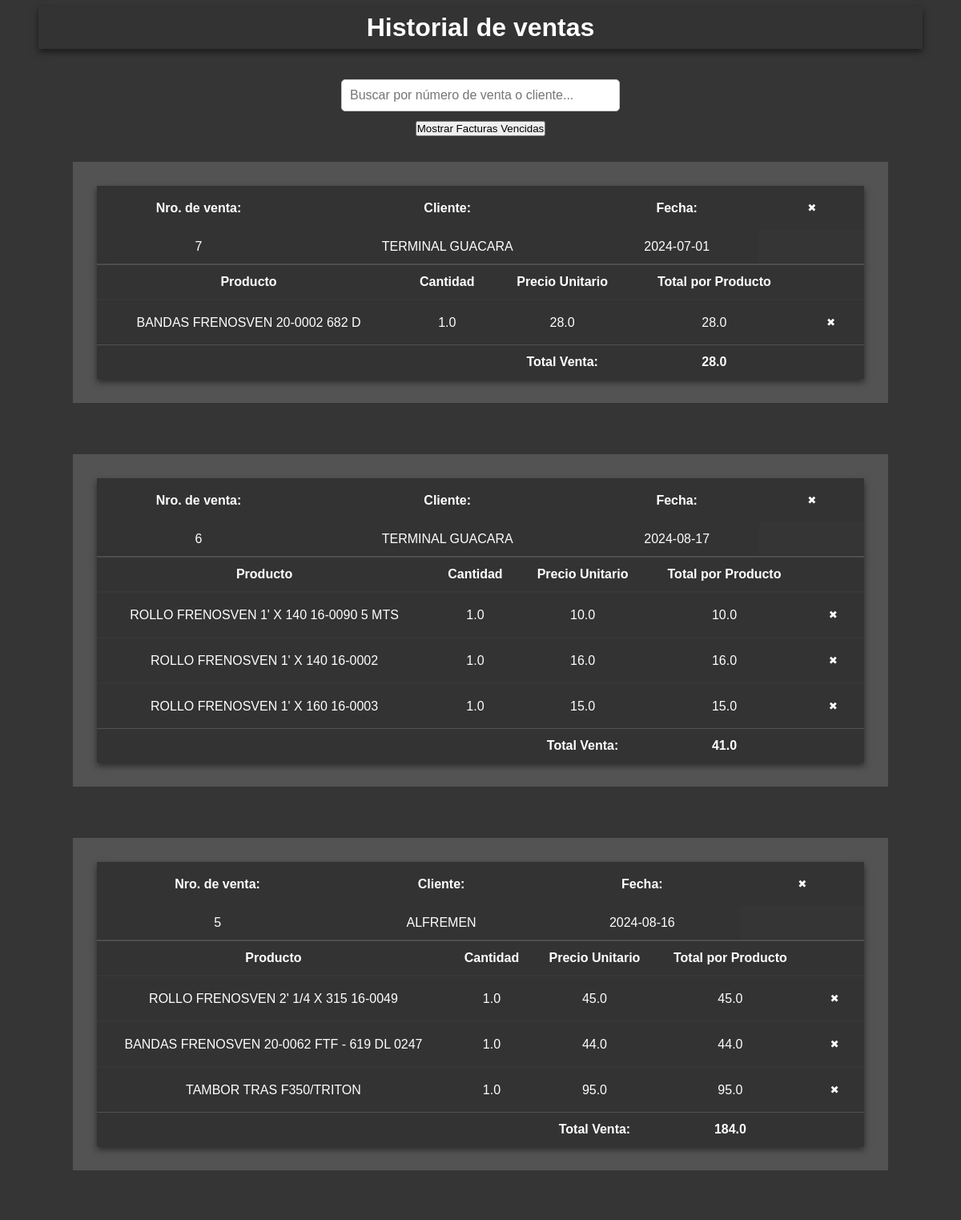
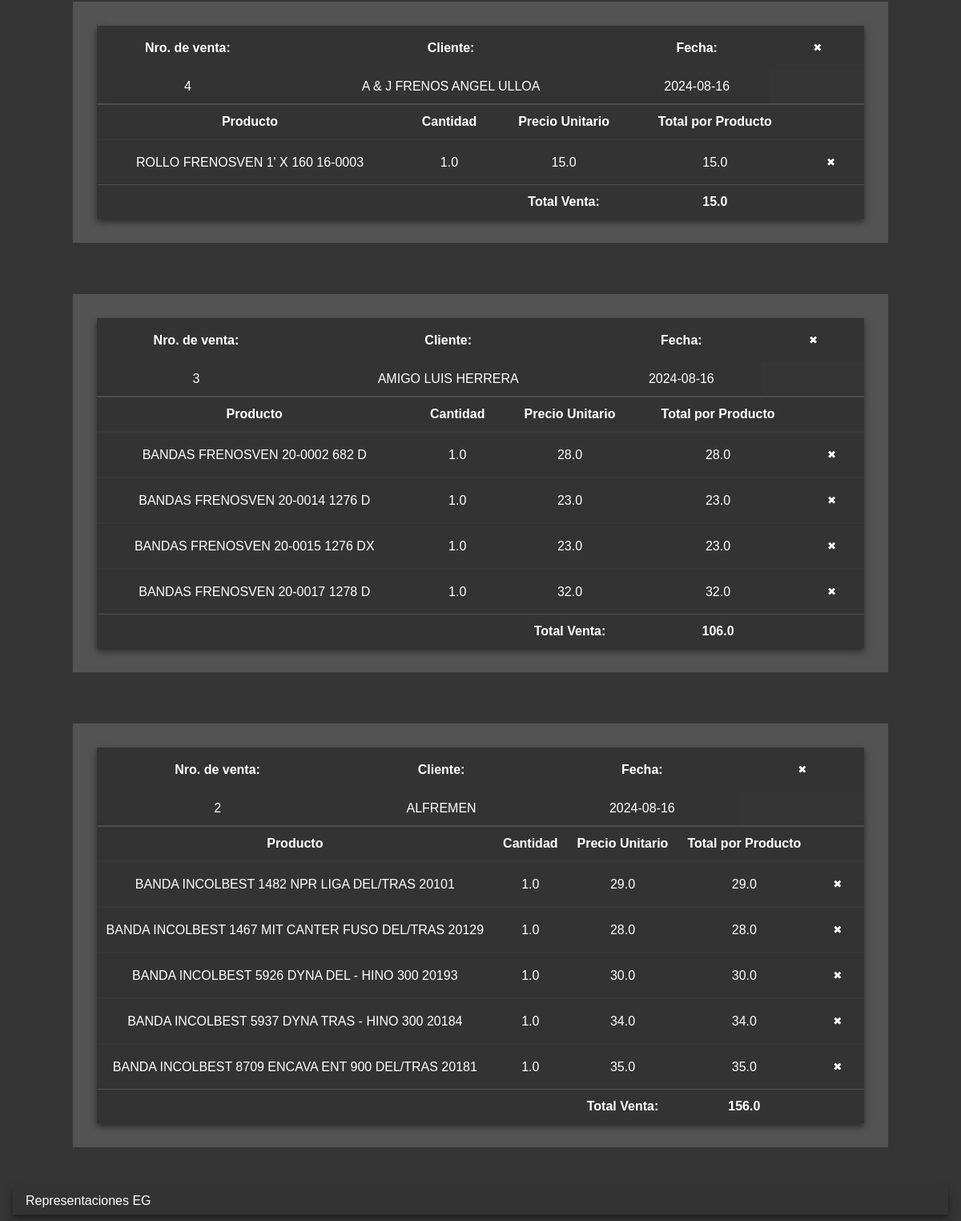
Page /historial_ventas/historial_ventas on the committed database (2 pictures, top to bottom).
### tables this page shows
CREATE TABLE Facturas (
    id INTEGER PRIMARY KEY AUTOINCREMENT,
    numero_venta INTEGER UNIQUE,
    cliente_id INTEGER,
    monto_total REAL,
    fecha_emision DATE,
    fecha_vencimiento DATE,
    estado TEXT DEFAULT 'pendiente',
    FOREIGN KEY (numero_venta) REFERENCES Ventas(numero_venta)
);

CREATE TABLE Ventas (
    id INTEGER PRIMARY KEY AUTOINCREMENT,
    numero_venta INTEGER,
    cliente TEXT,
    producto TEXT,
    cantidad INTEGER,
    precio REAL,
    costo REAL,
    fecha DATE,
    FOREIGN KEY (cliente) REFERENCES "clientes_antiguo"(nombre_cliente)
);

### routes/ventas/subfunciones/historial_ventas.py (the view)
@historial_ventas_bp.route('/historial_ventas')
def historial_ventas():
    db = get_db()
    cursor = db.execute('''SELECT v.id, v.numero_venta, v.cliente, v.fecha, v.producto, v.cantidad, v.precio, f.fecha_vencimiento
                        FROM Ventas v
                        JOIN Facturas f ON v.numero_venta = f.numero_venta
                        ORDER BY v.numero_venta''')
    ventas = cursor.fetchall()
    ventas_agrupadas = []
    current_numero_venta = None
    venta_actual = None
    for venta in ventas:
        if venta['numero_venta'] != current_numero_venta:
            if venta_actual:
                total_venta = sum(producto['cantidad'] * producto['precio'] for producto in venta_actual['productos'])
                venta_actual['total_venta'] = total_venta
                ventas_agrupadas.append(venta_actual)
            venta_actual = {
                'numero_venta': venta['numero_venta'],
                'cliente': venta['cliente'],
                'fecha': venta['fecha'],
                'productos': [],
                'fecha_vencimiento': venta['fecha_vencimiento']
            }
            current_numero_venta = venta['numero_venta']
        try:
            cantidad = float(venta['cantidad']) if venta['cantidad'] else 0.0
        except ValueError:
            cantidad = 0.0
        try:
            precio = float(venta['precio']) if venta['precio'] else 0.0
        except ValueError:
            precio = 0.0
        venta_actual['productos'].append({
            'id': venta['id'],
            'producto': venta['producto'],
            'cantidad': cantidad,  # Convertir a float
            'precio': precio  # Convertir a float
        })
    if venta_actual:
        total_venta = sum(float(producto['cantidad']) * float(producto['precio']) for producto in venta_actual['productos'])
        venta_actual['total_venta'] = total_venta
        ventas_agrupadas.append(venta_actual)
    return render_template('/ventas/historial_ventas.html', ventas=ventas_agrupadas)

### app.py (called while the page is built)
def create_app():
    app = Flask(__name__, template_folder='templates')
    app.config['SECRET_KEY'] = cargar_clave_secreta()
    @app.before_request
    def before_request():
        g.db = get_db()
    @app.teardown_appcontext
    def teardown_appcontext(error):
        close_db(error)
    @app.route('/')
    def index():
        return render_template('index.html')
    app.register_blueprint(ventas_bp)
    app.register_blueprint(compras_bp)
    app.register_blueprint(clientes_bp)
    app.register_blueprint(inventario_bp)
    return app

### routes/database.py (called while the page is built)
def get_db():
    if 'db' not in g:
        g.db = sqlite3.connect(DATABASE)
        g.db.row_factory = sqlite3.Row
    return g.db

### templates/ventas/historial_ventas.html (shortened to what this page needs)
<!DOCTYPE html>
<html lang="en">
<head>
    <link rel="stylesheet" href="//code.jquery.com/ui/1.12.1/themes/base/jquery-ui.css">
    <link rel="stylesheet" href="/static/css/global/style.css">
</head>
<body>
    <header>
        <h1>Historial de ventas</h1>
    </header>
    <main>
        <input type="text" id="buscador" placeholder="Buscar por número de venta o cliente...">
        <button id="mostrar_facturas_vencidas">Mostrar Facturas Vencidas</button>
        <div class="contenedor-ventas">
            {% for venta in ventas | reverse%}
            <section class="contenedor">
                    <table class="info-cliente">
                        <thead>
                            <tr>
                                <th><strong>Nro. de venta:</strong></th>
                                <th><strong>Cliente:</strong></th>
                                <th><strong>Fecha:</strong></th>
                                <th><button class="eliminar-venta" title="Eliminar Venta" data-venta-id="{{ venta.numero_venta }}">&#x2716;</button></th>
                            </tr>
                        </thead>
                        <tbody>
                            <td>{{ venta.numero_venta }}</td>
                            <td>{{ venta.cliente }}</td>
                            <td>{{ venta.fecha }}</td>
                        </tbody>
                    </table>
                    <table class="info-productos">
                        <thead>
                            <tr class="info-productos-head">
                                <th>Producto</th>
                                <th>Cantidad</th>
                                <th>Precio Unitario</th>
                                <th>Total por Producto</th>
                                <th></th>
                            </tr>
                        </thead>
                        <tbody>
                            {% for producto in venta.productos %}
                            <tr class="info-productos-body">
                                <td>{{ producto.producto }}</td>
                                <td>{{ producto.cantidad }}</td>
                                <td>{{ producto.precio }}</td>
                                <td>{{ producto.cantidad * producto.precio }}</td>
                                <td>
                                    <button class="eliminar-producto" title="Eliminar Producto" data-venta-id="{{ venta.numero_venta }}" data-producto-id="{{ producto.id }}">&#x2716;</button>
                                </td>
                            </tr>
                            {% endfor %}
                        </tbody>
                        <tfoot>
                            <tr class="total-venta-row">
                                <td></td>
                                <td></td>
                                <td><strong>Total Venta:</strong></td>
                                <td><strong>{{ venta.total_venta }}</strong></td>
                                <td></td>
                            </tr>
                        </tfoot>
                    </table>
            </section>
            {% endfor %}
        </div>
    </main>
    <footer>
        <span>Representaciones EG</span>
    </footer>
</body>
</html>

### static/css/global/style.css (style rules this page uses)
* { margin: 0; padding: 0; box-sizing: border-box; }
body { font-family: Arial, sans-serif; margin: 0; padding: 0; display: flex; flex-direction: column; min-height: 100vh; background-color: rgba(51, 51, 51, 0.99) }
header { padding: 0.5rem 10rem; margin: 0.5rem 3rem; background-color: #333; color: white; text-align: center; font-size: 1rem; box-shadow: 0 4px 8px rgba(0, 0, 0, 0.5); }
main { flex: 1; display: flex; flex-direction: column; justify-content: center; align-items: center; padding: 10px 20px; }
footer { padding: 0.5rem 1rem; margin: 0.5rem 1rem; background-color: #333; color: white; text-align: left; box-shadow: 0 4px 8px rgba(0, 0, 0, 0.5); }

### static/css/components/formularios.css (style rules this page uses)
input[type="text"], input[type="date"] { width: 100%; padding: 0.5rem; margin-bottom: 0.75rem; border: 1px solid #ccc; border-radius: 5px; }

### static/css/components/tablas.css (style rules this page uses)
table { width: 100%; border-collapse: collapse; box-shadow: 0 4px 8px rgba(0, 0, 0, 0.5); }
table th, table td { color: white; background-color: #333 ; padding: 0.75rem; text-align: center; }
table th { background-color: #333; }
table td button, table th button { background-color: #333; color: white; border: none; padding: 0.5rem 1rem; cursor: pointer; border-radius: 5px; }

### static/css/layouts/botones.css (style rules this page uses)
button { transition: transform 0.3s, box-shadow 0.3s, background-color 0.6s; }

### static/css/sections/ventas/historial_ventas.css (style rules this page uses)
#buscador { width: 30%; padding: 10px; margin-top: 20px; font-size: 16px; border: 1px solid #ccc; border-radius: 5px; }
.contenedor-ventas { display: flex; flex-wrap: wrap; flex-direction: column; justify-content: space-between; }
.contenedor { flex: 1; margin: 2rem; border: 30px solid rgba(255, 255, 255, 0.15); }
.info-cliente { border-bottom: 2px solid rgba(255, 255, 255, 0.15); }
.info-productos-body { border-top: 2px solid rgba(255, 255, 255, 0.02); }
.total-venta-row { border-top: 1px solid rgba(255, 255, 255, 0.15); }

### static/css/sections/compras/historial_compras.css (style rules this page uses)
#buscador { width: 30%; padding: 10px; margin-top: 20px; font-size: 16px; border: 1px solid #ccc; border-radius: 5px; }
.contenedor { flex: 1; margin: 2rem; border: 30px solid rgba(255, 255, 255, 0.15); }
.info-productos-body { border-top: 2px solid rgba(255, 255, 255, 0.02); }
.total-venta-row { border-top: 1px solid rgba(255, 255, 255, 0.15); }

### rows in the picture
Facturas: numero_venta "7", cliente "TERMINAL GUACARA", fecha "2024-07-01", producto "BANDAS FRENOSVEN 20-0002 682 D", cantidad "1.0", precio "28.0", producto.cantidad*producto.precio "28.0", total_venta "28.0"
Facturas: numero_venta "6", cliente "TERMINAL GUACARA", fecha "2024-08-17", producto "ROLLO FRENOSVEN 1' X 140 16-0090 5 MTS", cantidad "1.0", precio "10.0", producto.cantidad*producto.precio "10.0", producto "ROLLO FRENOSVEN 1' X 140 16-0002", precio "16.0", producto.cantidad*producto.precio "16.0", producto "ROLLO FRENOSVEN 1' X 160 16-0003", precio "15.0", producto.cantidad*producto.precio "15.0", total_venta "41.0"
Facturas: numero_venta "5", cliente "ALFREMEN", fecha "2024-08-16", producto "ROLLO FRENOSVEN 2' 1/4 X 315 16-0049", cantidad "1.0", precio "45.0", producto.cantidad*producto.precio "45.0", producto "BANDAS FRENOSVEN 20-0062 FTF - 619 DL 0247", precio "44.0", producto.cantidad*producto.precio "44.0", producto "TAMBOR TRAS F350/TRITON", precio "95.0", producto.cantidad*producto.precio "95.0", total_venta "184.0"
Facturas: numero_venta "4", cliente "A & J FRENOS ANGEL ULLOA", fecha "2024-08-16", producto "ROLLO FRENOSVEN 1' X 160 16-0003", cantidad "1.0", precio "15.0", producto.cantidad*producto.precio "15.0", total_venta "15.0"
Facturas: numero_venta "3", cliente "AMIGO LUIS HERRERA", fecha "2024-08-16", producto "BANDAS FRENOSVEN 20-0002 682 D", cantidad "1.0", precio "28.0", producto.cantidad*producto.precio "28.0", producto "BANDAS FRENOSVEN 20-0014 1276 D", precio "23.0", producto.cantidad*producto.precio "23.0", producto "BANDAS FRENOSVEN 20-0015 1276 DX", producto "BANDAS FRENOSVEN 20-0017 1278 D", precio "32.0", producto.cantidad*producto.precio "32.0", total_venta "106.0"
Facturas: numero_venta "2", cliente "ALFREMEN", fecha "2024-08-16", producto "BANDA INCOLBEST 1482 NPR LIGA DEL/TRAS 20101", cantidad "1.0", precio "29.0", producto.cantidad*producto.precio "29.0", producto "BANDA INCOLBEST 1467 MIT CANTER FUSO DEL/TRAS 20129", precio "28.0", producto.cantidad*producto.precio "28.0", producto "BANDA INCOLBEST 5926 DYNA DEL - HINO 300 20193", precio "30.0", producto.cantidad*producto.precio "30.0", producto "BANDA INCOLBEST 5937 DYNA TRAS - HINO 300 20184", precio "34.0", producto.cantidad*producto.precio "34.0", producto "BANDA INCOLBEST 8709 ENCAVA ENT 900 DEL/TRAS 20181", precio "35.0", producto.cantidad*producto.precio "35.0", total_venta "156.0"
